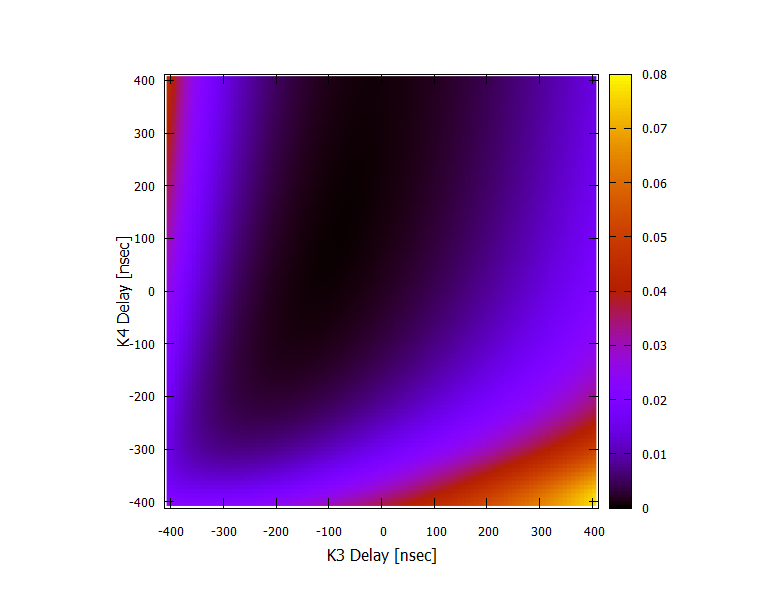

gnuplot code for this plot:
#!/gnuplot
#
#    
#    	G N U P L O T
#    	Version 5.2 patchlevel 0    last modified 2017-09-01 
#    
#    	Copyright (C) 1986-1993, 1998, 2004, 2007-2017
#    	Thomas Williams, Colin Kelley and many others
#    
#    	gnuplot home:     http://www.gnuplot.info
#    	faq, bugs, etc:   type "help FAQ"
#    	immediate help:   type "help"  (plot window: hit 'h')
# set terminal wxt 0 enhanced
# set output
unset clip points
set clip one
unset clip two
set errorbars front 1.000000 
set border 31 front lt black linewidth 1.000 dashtype solid
set zdata 
set ydata 
set xdata 
set y2data 
set x2data 
set boxwidth
set style fill  empty border
set style rectangle back fc  bgnd fillstyle   solid 1.00 border lt -1
set style circle radius graph 0.02 
set style ellipse size graph 0.05, 0.03 angle 0 units xy
set dummy x, y
set format x "% h" 
set format y "% h" 
set format x2 "% h" 
set format y2 "% h" 
set format z "% h" 
set format cb "% h" 
set format r "% h" 
set ttics format "% h"
set timefmt "%d/%m/%y,%H:%M"
set angles radians
set tics back
unset grid
unset raxis
set theta counterclockwise right
set style parallel front  lt black linewidth 2.000 dashtype solid
set key title "" center
set key fixed right top vertical Right noreverse enhanced autotitle nobox
set key noinvert samplen 4 spacing 1 width 0 height 0 
set key maxcolumns 0 maxrows 0
set key noopaque
unset label
unset arrow
set style increment default
unset style line
unset style arrow
set style histogram clustered gap 2 title textcolor lt -1
unset object
set style textbox transparent margins  1.0,  1.0 border  lt -1 linewidth  1.0
set offsets 0, 0, 0, 0
set pointsize 1
set pointintervalbox 1
set encoding sjis
unset polar
unset parametric
unset decimalsign
unset micro
unset minussign
set view map scale 1
set samples 100, 100
set isosamples 10, 10
set surface 
unset contour
set cntrlabel  format '%8.3g' font '' start 5 interval 20
set mapping cartesian
set datafile separator whitespace
unset hidden3d
set cntrparam order 4
set cntrparam linear
set cntrparam levels auto 5
set cntrparam points 5
set size ratio 1 1,1
set origin 0,0
set style data pm3d
set style function pm3d
unset xzeroaxis
unset yzeroaxis
unset zzeroaxis
unset x2zeroaxis
unset y2zeroaxis
set xyplane relative 0.5
set tics scale  1, 0.5, 1, 1, 1
set mxtics default
set mytics default
set mztics default
set mx2tics default
set my2tics default
set mcbtics default
set mrtics default
set nomttics
set xtics border in scale 1,0.5 mirror norotate  autojustify
set xtics  norangelimit autofreq 
set ytics border in scale 1,0.5 mirror norotate  autojustify
set ytics  norangelimit autofreq 
set ztics border in scale 1,0.5 nomirror norotate  autojustify
set ztics  norangelimit autofreq 
unset x2tics
unset y2tics
set cbtics border in scale 1,0.5 mirror norotate  autojustify
set cbtics  norangelimit autofreq 
set rtics axis in scale 1,0.5 nomirror norotate  autojustify
set rtics  norangelimit autofreq 
unset ttics
set title "" 
set title  font "" norotate
set timestamp bottom 
set timestamp "" 
set timestamp  font "" norotate
set trange [ * : * ] noreverse nowriteback
set urange [ * : * ] noreverse nowriteback
set vrange [ * : * ] noreverse nowriteback
set xlabel "K3 Delay [nsec]" 
set xlabel  font "times,12" textcolor lt -1 norotate
set x2label "" 
set x2label  font "" textcolor lt -1 norotate
set xrange [ -412.000 : 412.000 ] noreverse nowriteback
set x2range [ * : * ] noreverse nowriteback
set ylabel "K4 Delay [nsec]" 
set ylabel  font "times,12" textcolor lt -1 rotate
set y2label "" 
set y2label  font "" textcolor lt -1 rotate
set yrange [ -412.000 : 412.000 ] noreverse nowriteback
set y2range [ * : * ] noreverse nowriteback
set zlabel "" 
set zlabel  font "" textcolor lt -1 norotate
set zrange [ * : * ] noreverse nowriteback
set cblabel "" 
set cblabel  font "" textcolor lt -1 rotate
set cbrange [ * : * ] noreverse nowriteback
set rlabel "" 
set rlabel  font "" textcolor lt -1 norotate
set rrange [ * : * ] noreverse nowriteback
unset logscale
unset jitter
set zero 1e-008
set lmargin  -1
set bmargin  -1
set rmargin  -1
set tmargin  -1
set locale "Japanese_Japan.932"
set pm3d explicit at b
set pm3d scansautomatic
set pm3d interpolate 1,1 flush begin noftriangles noborder corners2color mean
set pm3d nolighting
set palette positive nops_allcF maxcolors 0 gamma 1.5 color model RGB 
set palette rgbformulae 7, 5, 15
set colorbox default
set colorbox vertical origin screen 0.9, 0.2 size screen 0.05, 0.6 front  noinvert bdefault
set style boxplot candles range  1.50 outliers pt 7 separation 1 labels auto unsorted
set loadpath 
set fontpath 
set psdir
set fit brief errorvariables nocovariancevariables errorscaling prescale nowrap v5
GNUTERM = "wxt"
## Last datafile plotted: "meas.dat"
splot 'meas.dat'
#    EOF
